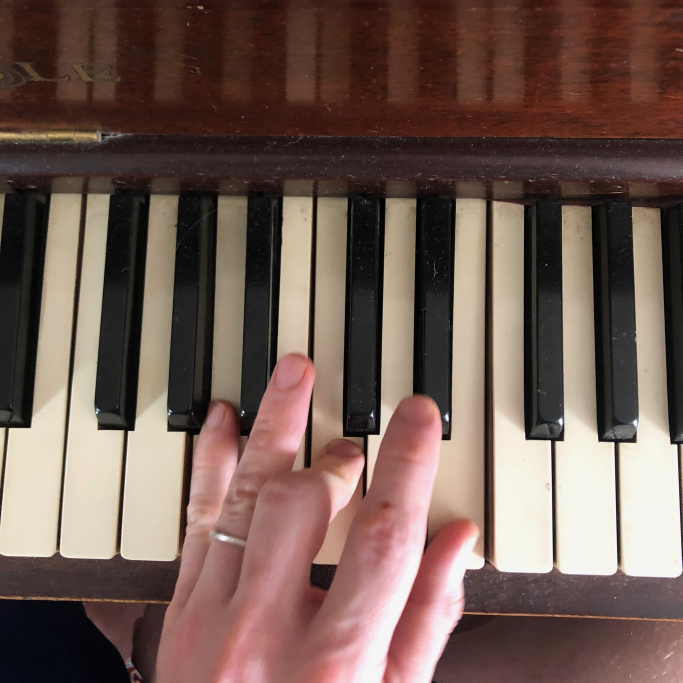
#> input picture notebooks/example.jpeg, 2048 x 2048 px (shown at 1/3 size)
$ jupyter execute --allow-errors exploration.ipynb
#> lines starting #> are read from the running program, lines starting #| are printed output that depends on the picture; after the words box and inside, x2 and y2 are one past the last pixel; in counts of white or black regions, pixels touching at a corner belong together
[cell 1]
from skimage import io, color, filters
from skimage.transform import resize, rotate
import numpy as np
import matplotlib.pyplot as plt

[cell 2]
import seaborn as sns

[cell 3]
from skimage.filters import sobel
from skimage.feature._canny import canny
from skimage.restoration import denoise_bilateral, denoise_tv_chambolle

[cell 4]
import matplotlib.ticker as mtick

[cell 5]
from skimage.color import rgb2gray

[cell 6]
import pandas as pd

[cell 7]
plt.style.use('ggplot')

[cell 8]
progress = pd.read_csv('progress_monitor.csv', delimiter = ',')
#> (reads notebooks/progress_monitor.csv from the repository)

[cell 9]
progress['label'] = 'Chkpt' + ' #' + progress['model_chkpt'].astype(str)

[cell 10]
progress

[cell 11]
progress['num_chords']= pd.Categorical(progress['num_chords'])

[cell 12]
fig, ax = plt.subplots(figsize= (15,10))
ax.set_title('Accuracy by Training Iteration', fontsize = 16)
#> (the rest of this cell did not finish here and is left out)

### IMAGE EXPLORATION BELOW

[cell 13]
x = io.imread('example.jpeg')
#> x is the input picture: shape (2048, 2048, 3); mean R, G, B 114.9, 92.6, 84.2

[cell 14]
x.shape
#> Out = (2048, 2048, 3)

[cell 15]
x = x/255

[cell 16]
io.imshow(x)

[cell 17]
type(x)

[cell 18]
red = x[:,:,0]
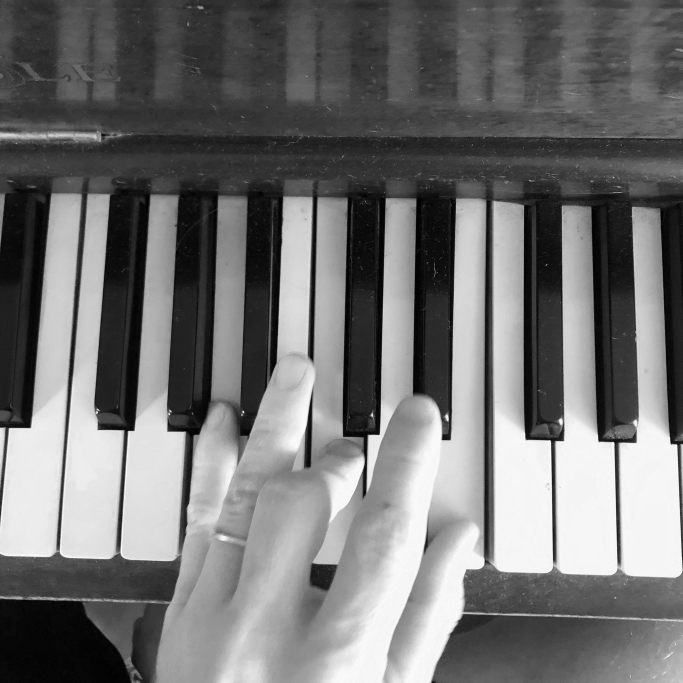
#> red: shape (2048, 2048) float64 (shown at 1/3 size); min 0, max 1, mean 0.451
green = x[:,:,1]
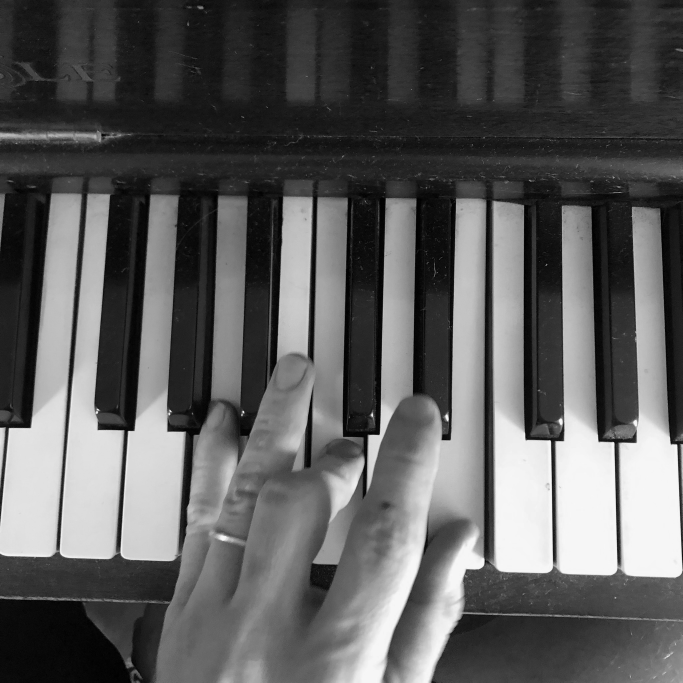
#> green: shape (2048, 2048) float64 (shown at 1/3 size); min 0, max 0.996, mean 0.363
blue = x[:,:,2]
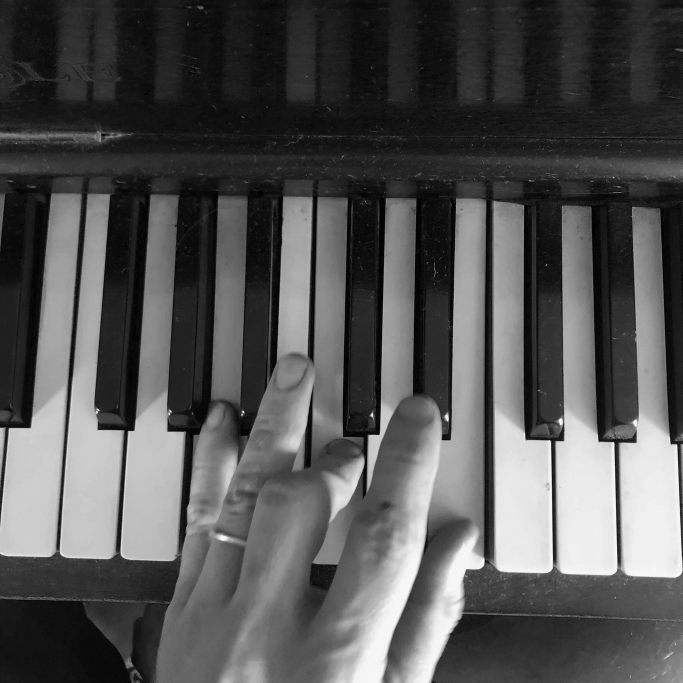
#> blue: shape (2048, 2048) float64 (shown at 1/3 size); min 0, max 1, mean 0.33

[cell 19]
io.imshow(red)

[cell 20]
io.imshow(green)

[cell 21]
io.imshow(blue)

[cell 22]
x_gray = rgb2gray(x)

[cell 23]
io.imshow(x_gray)

### Gray scale seems appropriate - colors don't add much information

look at edges

[cell 24]
x_gray_values = np.ravel(x_gray)
fig = plt.figure(figsize=(6,6))
ax = fig.add_subplot(111)
ax.hist(x_gray_values, bins=256, density = True)
ax.set_xlabel('pixel intensities', fontsize=14)
ax.set_ylabel('frequency in image', fontsize=14)
ax.set_title("Sample image histogram", fontsize=16)
# ax.set_ylim([0, 100000]);
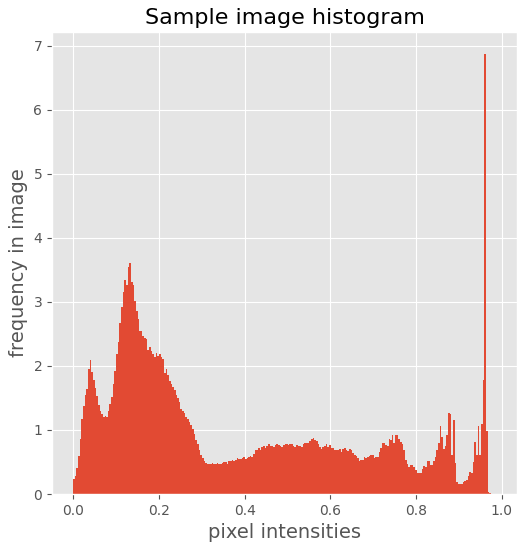
#> figure drawn by matplotlib, 1 panel; tallest bar 6.87 high, from x = 0.959 to 0.963

[cell 25]
sobel_img = filters.sobel(x_gray)
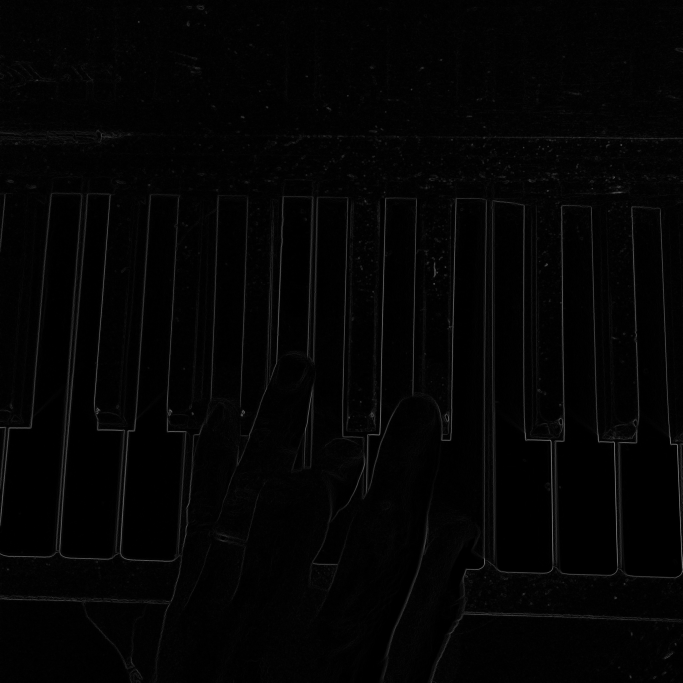
#> sobel_img: shape (2048, 2048) float64 (shown at 1/3 size); min 0, max 0.634, mean 0.0173
io.imshow(sobel_img, cmap = 'gray');

[cell 26]
io.imshow(sobel_img)

[cell 27]
from skimage.filters import gaussian

[cell 28]
g_img = gaussian(x_gray, sigma = 5)
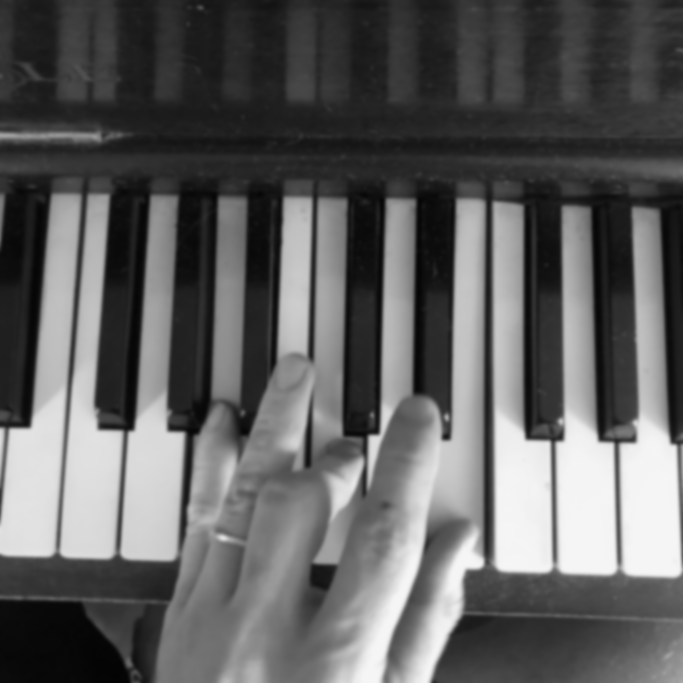
#> g_img: shape (2048, 2048) float64 (shown at 1/3 size); min 0.013, max 0.965, mean 0.379
io.imshow(g_img)

[cell 29]
io.imshow(x_gray)

[cell 30]
#Canny edge detection

[cell 31]
edges1 = canny(x_gray)
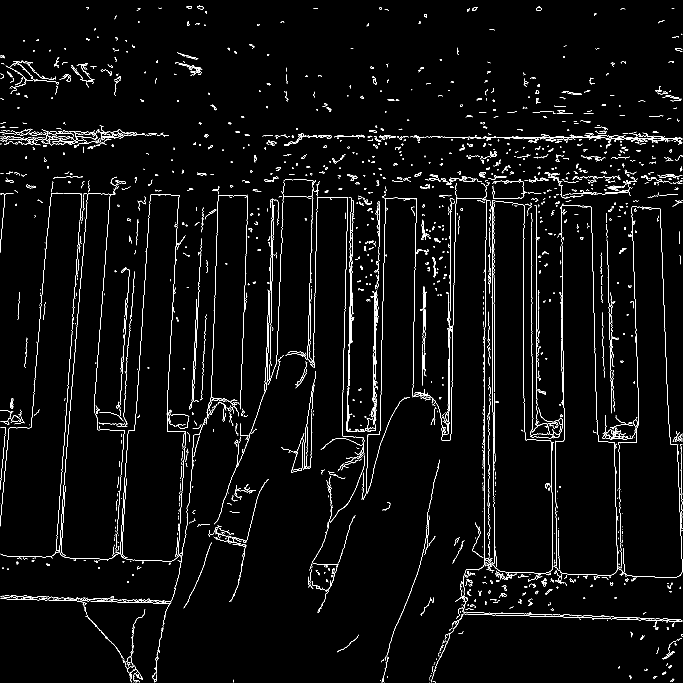
#> edges1: shape (2048, 2048) bool (shown at 1/3 size); 2.2% white in thin lines or dots
edges2 = canny(x_gray, sigma=3)
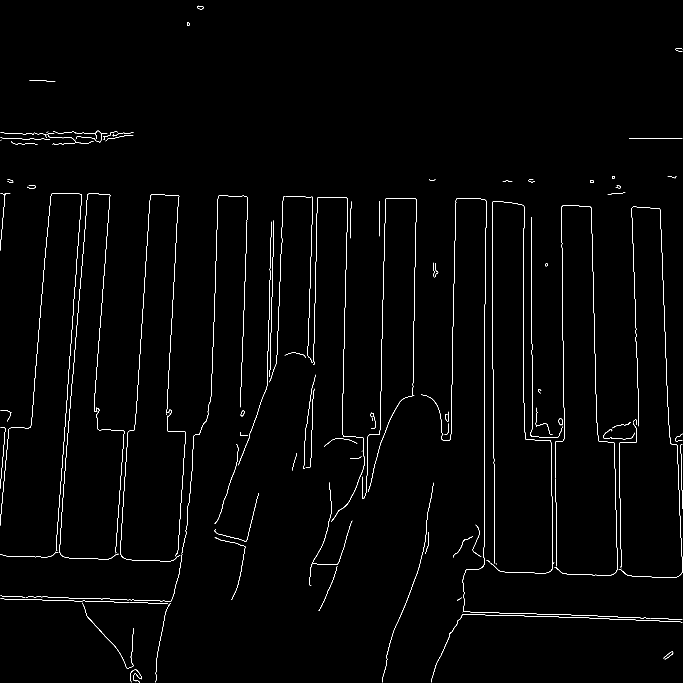
#> edges2: shape (2048, 2048) bool (shown at 1/3 size); 0.89% white in thin lines or dots

[cell 32]
edges3 = canny(x_gray, low_threshold = 0.1, high_threshold = 1)
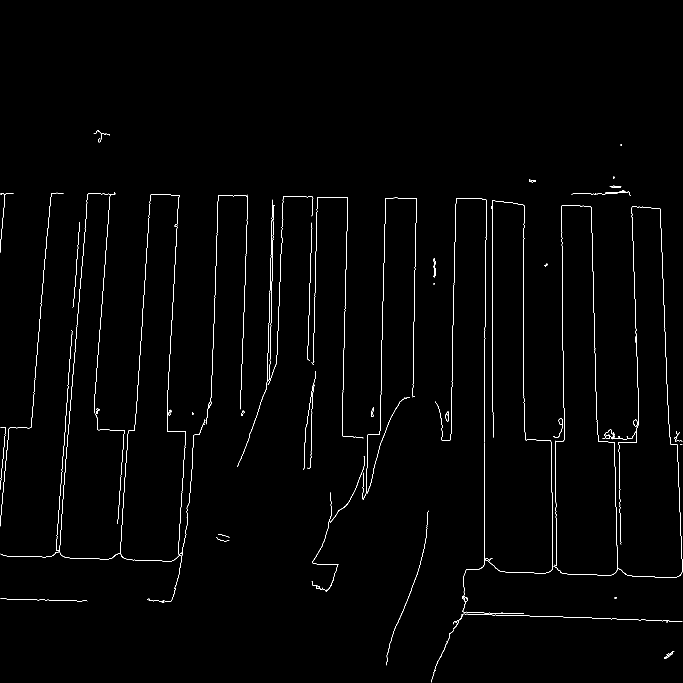
#> edges3: shape (2048, 2048) bool (shown at 1/3 size); 0.73% white in thin lines or dots, all inside (x1, y1, x2, y2) = (1, 391, 2047, 2047)

[cell 33]
io.imshow(edges3, cmap = 'gray')

[cell 34]
io.imshow(edges1, cmap = 'gray')

[cell 35]
io.imshow(edges2, cmap = 'gray')

[cell 36]
#roberts edge detection

[cell 37]
edge_roberts = filters.roberts(x_gray)

[cell 38]
io.imshow(edge_roberts)

[cell 39]
io.imshow(edge_roberts, cmap = 'gray')

[cell 40]
#prewitt edge detection

[cell 41]
edge_prewitt = filters.prewitt(x_gray)

[cell 42]
io.imshow(edge_prewitt)

[cell 43]
io.imshow(edge_prewitt, cmap = 'gray')

[cell 44]
#scharr edge

[cell 45]
edge_scharr = filters.scharr(x_gray)

[cell 46]
io.imshow(edge_scharr)

[cell 47]
io.imshow(edge_scharr, cmap = 'gray')

[cell 48]
#Compare edge detection!

[cell 49]
norm_sobel = sobel_img/np.max(sobel_img)
